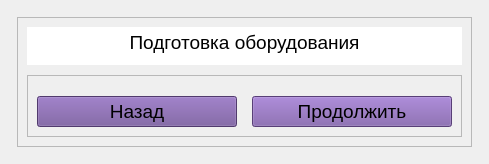
      <widget class="QWidget" name="PreparationEquipmentWidget">
       <layout class="QGridLayout" name="gridLayout_26">
        <item row="0" column="0">
         <widget class="QFrame" name="frame_80">
          <property name="frameShape">
           <enum>QFrame::StyledPanel</enum>
          </property>
          <property name="frameShadow">
           <enum>QFrame::Raised</enum>
          </property>
         </widget>
        </item>
        <item row="1" column="2">
         <widget class="QFrame" name="frame_85">
          <property name="frameShape">
           <enum>QFrame::StyledPanel</enum>
          </property>
          <property name="frameShadow">
           <enum>QFrame::Raised</enum>
          </property>
         </widget>
        </item>
        <item row="0" column="2">
         <widget class="QFrame" name="frame_82">
          <property name="frameShape">
           <enum>QFrame::StyledPanel</enum>
          </property>
          <property name="frameShadow">
           <enum>QFrame::Raised</enum>
          </property>
         </widget>
        </item>
        <item row="2" column="0">
         <widget class="QFrame" name="frame_86">
          <property name="frameShape">
           <enum>QFrame::StyledPanel</enum>
          </property>
          <property name="frameShadow">
           <enum>QFrame::Raised</enum>
          </property>
         </widget>
        </item>
        <item row="2" column="1">
         <widget class="QFrame" name="frame_87">
          <property name="frameShape">
           <enum>QFrame::StyledPanel</enum>
          </property>
          <property name="frameShadow">
           <enum>QFrame::Raised</enum>
          </property>
         </widget>
        </item>
        <item row="1" column="0">
         <widget class="QFrame" name="frame_83">
          <property name="frameShape">
           <enum>QFrame::StyledPanel</enum>
          </property>
          <property name="frameShadow">
           <enum>QFrame::Raised</enum>
          </property>
         </widget>
        </item>
        <item row="1" column="1">
         <widget class="QFrame" name="frame_84">
          <property name="frameShape">
           <enum>QFrame::StyledPanel</enum>
          </property>
          <property name="frameShadow">
           <enum>QFrame::Raised</enum>
          </property>
          <layout class="QGridLayout" name="gridLayout_27">
           <item row="0" column="0">
            <layout class="QVBoxLayout" name="verticalLayout_10">
             <property name="spacing">
              <number>10</number>
             </property>
             <item>
              <layout class="QHBoxLayout" name="horizontalLayout_17">
               <item>
                <widget class="QTextBrowser" name="textBrowser_10">
                 <property name="sizePolicy">
                  <sizepolicy hsizetype="Preferred" vsizetype="Fixed">
                   <horstretch>0</horstretch>
                   <verstretch>0</verstretch>
                  </sizepolicy>
                 </property>
                 <property name="minimumSize">
                  <size>
                   <width>330</width>
                   <height>0</height>
                  </size>
                 </property>
                 <property name="maximumSize">
                  <size>
                   <width>500</width>
                   <height>38</height>
                  </size>
                 </property>
                 <property name="font">
                  <font>
                   <family>Arial</family>
                   <pointsize>14</pointsize>
                   <weight>50</weight>
                   <italic>false</italic>
                   <bold>false</bold>
                  </font>
                 </property>
                 <property name="styleSheet">
                  <string notr="true">*{
	border: none;
	font: 14pt &quot;Arial&quot;;
}</string>
                 </property>
                 <property name="html">
                  <string>&lt;!DOCTYPE HTML PUBLIC &quot;-//W3C//DTD HTML 4.0//EN&quot; &quot;http://www.w3.org/TR/REC-html40/strict.dtd&quot;&gt;
&lt;html&gt;&lt;head&gt;&lt;meta name=&quot;qrichtext&quot; content=&quot;1&quot; /&gt;&lt;style type=&quot;text/css&quot;&gt;
p, li { white-space: pre-wrap; }
&lt;/style&gt;&lt;/head&gt;&lt;body style=&quot; font-family:'Arial'; font-size:14pt; font-weight:400; font-style:normal;&quot;&gt;
&lt;p align=&quot;center&quot; style=&quot; margin-top:0px; margin-bottom:0px; margin-left:0px; margin-right:0px; -qt-block-indent:0; text-indent:0px;&quot;&gt;Подготовка оборудования&lt;/p&gt;&lt;/body&gt;&lt;/html&gt;</string>
                 </property>
                </widget>
               </item>
              </layout>
             </item>
             <item>
              <widget class="QFrame" name="frame_89">
               <property name="sizePolicy">
                <sizepolicy hsizetype="Preferred" vsizetype="Fixed">
                 <horstretch>0</horstretch>
                 <verstretch>0</verstretch>
                </sizepolicy>
               </property>
               <property name="frameShape">
                <enum>QFrame::StyledPanel</enum>
               </property>
               <property name="frameShadow">
                <enum>QFrame::Raised</enum>
               </property>
               <layout class="QHBoxLayout" name="horizontalLayout_14">
                <property name="spacing">
                 <number>15</number>
                </property>
                <property name="topMargin">
                 <number>20</number>
                </property>
                <item>
                 <widget class="QPushButton" name="backQuestionnairePushButton">
                  <property name="minimumSize">
                   <size>
                    <width>200</width>
                    <height>30</height>
                   </size>
                  </property>
                  <property name="maximumSize">
                   <size>
                    <width>250</width>
                    <height>36</height>
                   </size>
                  </property>
                  <property name="font">
                   <font>
                    <family>Arial</family>
                    <pointsize>14</pointsize>
                    <weight>50</weight>
                    <italic>false</italic>
                    <bold>false</bold>
                   </font>
                  </property>
                  <property name="styleSheet">
                   <string notr="true">*{
	background-color: #715199;
}</string>
                  </property>
                  <property name="text">
                   <string>Назад</string>
                  </property>
                 </widget>
                </item>
                <item>
                 <widget class="QPushButton" name="continuePushButton_4">
                  <property name="minimumSize">
                   <size>
                    <width>200</width>
                    <height>0</height>
                   </size>
                  </property>
                  <property name="maximumSize">
                   <size>
                    <width>250</width>
                    <height>36</height>
                   </size>
                  </property>
                  <property name="font">
                   <font>
                    <family>Arial</family>
                    <pointsize>14</pointsize>
                    <weight>50</weight>
                    <italic>false</italic>
                    <bold>false</bold>
                   </font>
                  </property>
                  <property name="styleSheet">
                   <string notr="true">*{
	background-color: #7b58a6;
}</string>
                  </property>
                  <property name="text">
                   <string>Продолжить</string>
                  </property>
                 </widget>
                </item>
               </layout>
              </widget>
             </item>
            </layout>
           </item>
          </layout>
         </widget>
        </item>
        <item row="2" column="2">
         <widget class="QFrame" name="frame_88">
          <property name="frameShape">
           <enum>QFrame::StyledPanel</enum>
          </property>
          <property name="frameShadow">
           <enum>QFrame::Raised</enum>
          </property>
         </widget>
        </item>
        <item row="0" column="1">
         <widget class="QFrame" name="frame_81">
          <property name="frameShape">
           <enum>QFrame::StyledPanel</enum>
          </property>
          <property name="frameShadow">
           <enum>QFrame::Raised</enum>
          </property>
         </widget>
        </item>
       </layout>
      </widget>
